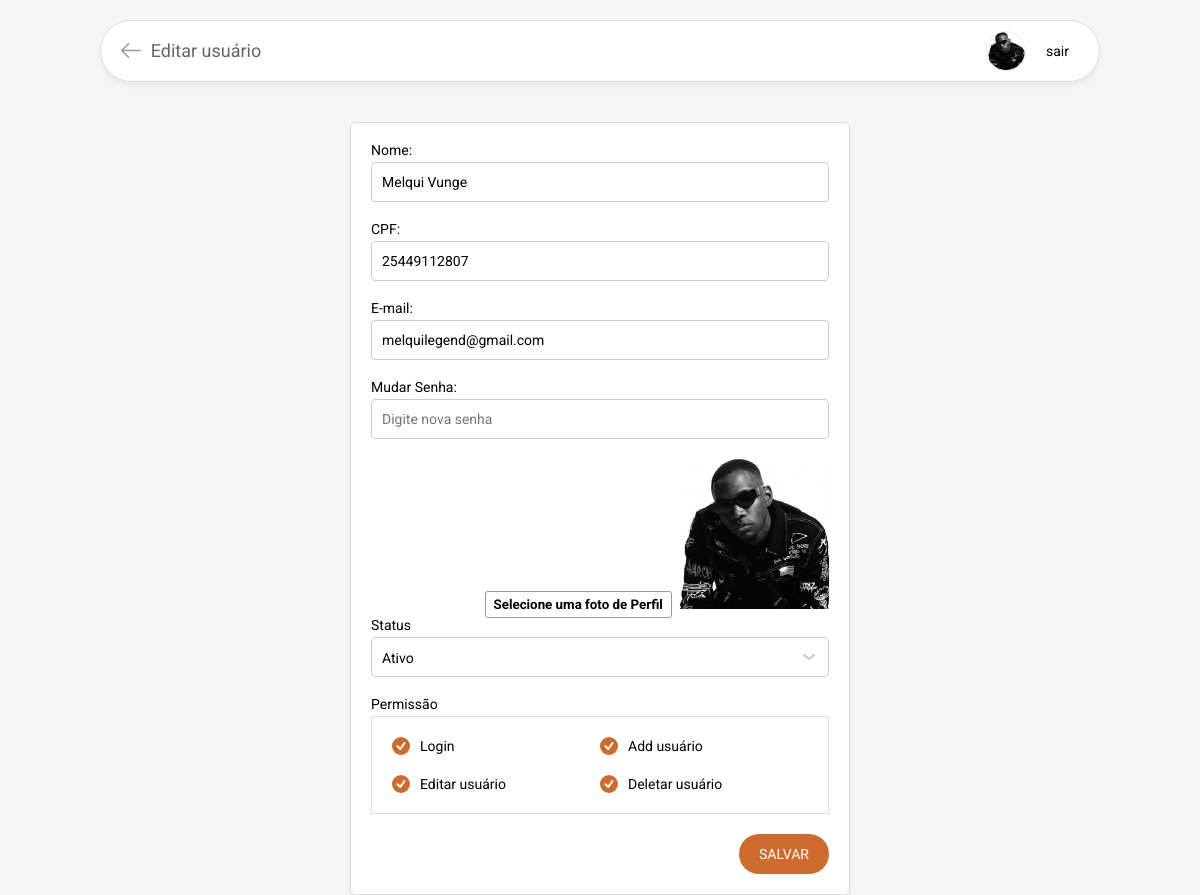
Screenshot of /editar-usuario?id=1 (signed in) with the database file from the repository.
### tables this page shows
CREATE TABLE IF NOT EXISTS `usuario` (
  `id` int NOT NULL AUTO_INCREMENT,
  `uuid` char(36) NOT NULL,
  `nome` varchar(100) NOT NULL,
  `cpf` bigint(11) UNSIGNED ZEROFILL NOT NULL,
  `email` varchar(100) NOT NULL,
  `senha` text NOT NULL,
  `permissao` varchar(100) NOT NULL,
  `data_criacao` datetime NOT NULL,
  `data_atualizacao` datetime NOT NULL,
  `status` int NOT NULL,
  `img` varchar(255) DEFAULT NULL,
  PRIMARY KEY (`id`),
  UNIQUE KEY `uuid` (`uuid`),
  UNIQUE KEY `cpf` (`cpf`)
);

### classes/Connection.php (called while the page is built)
<?php
	class Connection{
		private static $pdo;
		public static function conectar(){
			if(self::$pdo == null){
				try{
				self::$pdo = new PDO('mysql:host='.HOST.';dbname='.DATABASE,USER,PASSWORD,array(PDO::MYSQL_ATTR_INIT_COMMAND => "SET NAMES utf8"));
				self::$pdo->setAttribute(PDO::ATTR_ERRMODE,PDO::ERRMODE_EXCEPTION);
				}catch(Exception $e){
					echo '<h2>Erro ao conectar</h2>';
				}
			}
			return self::$pdo;
		}
	}
?>

### pages/editar-usuario.php (the view, shortened to what this page needs)
<?php
if (isset($_GET['id'])) {
    $id = $_GET['id'];
    $sql = Connection::conectar()->prepare("SELECT * FROM `usuario` WHERE id = ?");
    $sql->execute(array($id));
    $info = $sql->fetch();
}
?>
<?php
$adicionar = in_array(2,  $_SESSION['permissao']);
$editar = in_array(1,  $_SESSION['permissao']);
$apagar = in_array(0,  $_SESSION['permissao']);
?>
<form class="cadastro" method="post" enctype="multipart/form-data">
    <div class="input">
        <label for="input_nome">Nome:</label>
        <input type="text" id="input_nome" name="nome" value="<?= $info['nome']; ?>" placeholder="Digite um nome">
    </div>
    <div class="input">
        <label for="input_cpf">CPF:</label>
        <input type="text" id="input_cpf" name="cpf" value="<?= $info['cpf']; ?>" placeholder="Digite um CPF">
    </div>
    <div class="input">
        <label for="input_email">E-mail:</label>
        <input type="text" id="input_email" name="email" value="<?= $info['email']; ?>" placeholder="Digite um e-mail">
    </div>
    <div class="input">
        <label for="input_senha">Mudar Senha:</label>
        <input type="password" id="input_senha" name="senha" value="" placeholder="Digite nova senha">
    </div>
    <div>
        <input class="custom-file-input" type="file" name="imagem">
        <?php if ($info['img'] != '') : ?>
            <img src="<?php echo INCLUDE_PATH . 'uploads/' . $info['img']; ?>" width="150">
        <?php endif; ?>
    </div>
    <div class="select">
        <label for="input_status">Status</label>
        <select name="status" id="input_status">
            <option value="1" <?= ($info['status'] == 1) ? 'selected' : '' ?>>Ativo</option>
        </select>
        <div class="seta"><img src="<?php echo INCLUDE_PATH; ?>images/seta.svg" alt=""></div>
    </div>
    <h2>Permissão</h2>
    <div class="permissao">
    <?php if ($adicionar) { ?>
        <div class="checkbox">
            <div class="check"><img src="<?php echo INCLUDE_PATH; ?>images/check.svg"></div>
            <label for="input_permissao_login">Login</label>
        </div>
    <?php } ?>
        <?php if ($adicionar) { ?>
            <div class="checkbox">
                <div class="check"><img src="<?php echo INCLUDE_PATH; ?>images/check.svg"></div>
                <label for="input_permissao_usuario_add">Add usuário</label>
            </div>
        <?php } ?>
        <?php if ($editar) { ?>
            <div class="checkbox">
                <div class="check"><img src="<?php echo INCLUDE_PATH; ?>images/check.svg"></div>
                <label for="input_permissao_usuario_editar">Editar usuário</label>
            </div>
        <?php } ?>
        <?php if ($apagar) { ?>
            <div class="checkbox">
                <div class="check"><img src="<?php echo INCLUDE_PATH; ?>images/check.svg"></div>
                <label for="input_permissao_usuario_deletar">Deletar usuário</label>
            </div>
        <?php } ?>
    </div>
    <button type="submit" name="acao">SALVAR</button>
</form>

### css/form.css (style rules this page uses)
form { width: 100%; max-width: 500px; margin-top: 40px; background-color: #FFF; box-shadow: 0 4px 5px rgba(0,0,0,.05); border: 1px solid #DDD; border-radius: 5px; padding: 20px; display: flex; flex-direction: column; align-items: flex-end; }
form .select, form .input { width: 100%; position: relative; margin-bottom: 20px; display: flex; flex-direction: column; }
form .select label, form .input label { font-size: 1.4rem; margin-bottom: 5px; }
form .select .seta { position: absolute; right: 0; bottom: 0; width: 40px; height: 40px; display: flex; align-items: center; justify-content: center; z-index: 2; }
form select, form .input input { width: 100%; height: 40px; position: relative; line-height: 40px; border: 1px solid #CCC; padding: 0 10px; border-radius: 4px; font-size: 1.4rem; z-index: 1; }
form h2 { width: 100%; font-size: 1.4rem; margin-bottom: 5px; }
form .permissao { width: 100%; display: flex; flex-direction: row; flex-wrap: wrap; border: 1px solid #DDD; padding: 20px 20px 0 20px; }
form .permissao .checkbox { width: 50%; position: relative; margin-bottom: 20px; display: flex; flex-direction: row; align-items: center; }
form .permissao .checkbox label { position: relative; padding-left: 10px; display: flex; font-size: 1.4rem; align-items: center; cursor: pointer; }
form .permissao .checkbox .check { width: 18px; height: 18px; background-color: #DDD; border-radius: 20px; display: flex; align-items: center; justify-content: center; }
form .permissao .checkbox .check img { display: none; }
form .permissao .checkbox input:checked ~ .check { background-color: var(--cor); }
form .permissao .checkbox input:checked ~ .check img { display: block; }
form button { height: 40px; line-height: 40px; padding: 0 20px; border-radius: 20px; background-color: var(--cor); color: #FFF; font-size: 1.4rem; margin-top: 20px; }
.custom-file-input::before { content: 'Selecione uma foto de Perfil'; display: inline-block; position: relative; background: linear-gradient(top, #f9f9f9, #e3e3e3); border: 1px solid #999; border-radius: 3px; padding: 5px 8px; outline: none; white-space: nowrap; -webkit-user-select: none; cursor: pointer; text-shadow: 1px 1px #fff; font-weight: 700; font-size: 10pt; }

### css/template.css (style rules this page uses)
body { background-color: #F6F6F6; }

### rows the page displays
usuario: nome "Melqui Vunge", cpf "25449112807", email "melquilegend@gmail.com", img (picture), status "Ativo"
